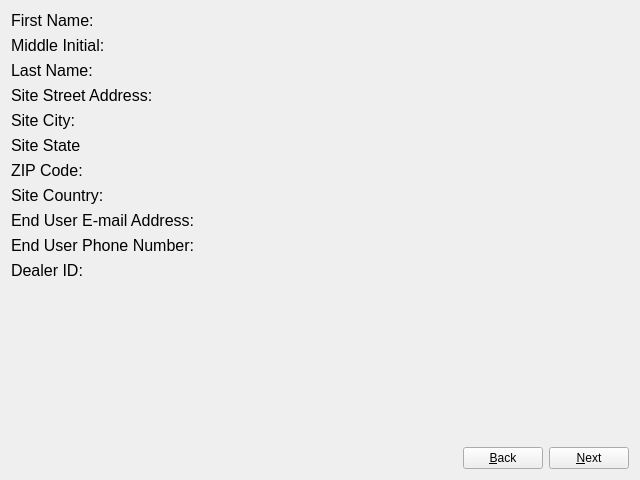
<?xml version="1.0" encoding="UTF-8"?>
<ui version="4.0">
 <class>endUserRegistrationSummaryStep</class>
 <widget class="QWidget" name="endUserRegistrationSummaryStep">
  <property name="geometry">
   <rect>
    <x>0</x>
    <y>0</y>
    <width>640</width>
    <height>480</height>
   </rect>
  </property>
  <property name="sizePolicy">
   <sizepolicy hsizetype="Expanding" vsizetype="Expanding">
    <horstretch>0</horstretch>
    <verstretch>0</verstretch>
   </sizepolicy>
  </property>
  <property name="windowTitle">
   <string>Form</string>
  </property>
  <layout class="QVBoxLayout" name="verticalLayout_2">
   <item>
    <layout class="QVBoxLayout" name="verticalLayout">
     <item>
      <layout class="QHBoxLayout" name="horizontalLayout_2">
       <item>
        <widget class="QLabel" name="label_2">
         <property name="font">
          <font>
           <pointsize>12</pointsize>
          </font>
         </property>
         <property name="text">
          <string>First Name:</string>
         </property>
        </widget>
       </item>
       <item>
        <widget class="QLabel" name="endFirstNameLabel">
         <property name="text">
          <string/>
         </property>
        </widget>
       </item>
      </layout>
     </item>
     <item>
      <layout class="QHBoxLayout" name="horizontalLayout_3">
       <item>
        <widget class="QLabel" name="label">
         <property name="font">
          <font>
           <pointsize>12</pointsize>
          </font>
         </property>
         <property name="text">
          <string>Middle Initial:</string>
         </property>
        </widget>
       </item>
       <item>
        <widget class="QLabel" name="endMiddleInitialLabel">
         <property name="text">
          <string/>
         </property>
        </widget>
       </item>
      </layout>
     </item>
     <item>
      <layout class="QHBoxLayout" name="horizontalLayout_4">
       <item>
        <widget class="QLabel" name="label_4">
         <property name="font">
          <font>
           <pointsize>12</pointsize>
          </font>
         </property>
         <property name="text">
          <string>Last Name:</string>
         </property>
        </widget>
       </item>
       <item>
        <widget class="QLabel" name="endLastNameLabel">
         <property name="text">
          <string/>
         </property>
        </widget>
       </item>
      </layout>
     </item>
     <item>
      <layout class="QHBoxLayout" name="horizontalLayout_5">
       <item>
        <widget class="QLabel" name="label_3">
         <property name="font">
          <font>
           <pointsize>12</pointsize>
          </font>
         </property>
         <property name="text">
          <string>Site Street Address:</string>
         </property>
        </widget>
       </item>
       <item>
        <widget class="QLabel" name="EndSiteStreetAddressLabel">
         <property name="text">
          <string/>
         </property>
        </widget>
       </item>
      </layout>
     </item>
     <item>
      <layout class="QHBoxLayout" name="horizontalLayout_6">
       <item>
        <widget class="QLabel" name="label_7">
         <property name="font">
          <font>
           <pointsize>12</pointsize>
          </font>
         </property>
         <property name="text">
          <string>Site City:</string>
         </property>
        </widget>
       </item>
       <item>
        <widget class="QLabel" name="endSiteCityLabel">
         <property name="text">
          <string/>
         </property>
        </widget>
       </item>
      </layout>
     </item>
     <item>
      <layout class="QHBoxLayout" name="horizontalLayout_7">
       <item>
        <widget class="QLabel" name="label_12">
         <property name="text">
          <string>&lt;html&gt;&lt;head/&gt;&lt;body&gt;&lt;p&gt;&lt;span style=&quot; font-size:12pt;&quot;&gt;Site State&lt;/span&gt;&lt;/p&gt;&lt;/body&gt;&lt;/html&gt;</string>
         </property>
        </widget>
       </item>
       <item>
        <widget class="QLabel" name="endSiteStateLabel">
         <property name="text">
          <string/>
         </property>
        </widget>
       </item>
      </layout>
     </item>
     <item>
      <layout class="QHBoxLayout" name="horizontalLayout_8">
       <item>
        <widget class="QLabel" name="label_13">
         <property name="font">
          <font>
           <pointsize>12</pointsize>
          </font>
         </property>
         <property name="text">
          <string>ZIP Code:</string>
         </property>
        </widget>
       </item>
       <item>
        <widget class="QLabel" name="endZIPCodeLabel">
         <property name="text">
          <string/>
         </property>
        </widget>
       </item>
      </layout>
     </item>
     <item>
      <layout class="QHBoxLayout" name="horizontalLayout_9">
       <item>
        <widget class="QLabel" name="label_15">
         <property name="font">
          <font>
           <pointsize>12</pointsize>
          </font>
         </property>
         <property name="text">
          <string>Site Country:</string>
         </property>
        </widget>
       </item>
       <item>
        <widget class="QLabel" name="endSiteCountryLabel">
         <property name="text">
          <string/>
         </property>
        </widget>
       </item>
      </layout>
     </item>
     <item>
      <layout class="QHBoxLayout" name="horizontalLayout_10">
       <item>
        <widget class="QLabel" name="label_17">
         <property name="font">
          <font>
           <pointsize>12</pointsize>
          </font>
         </property>
         <property name="text">
          <string>End User E-mail Address:</string>
         </property>
        </widget>
       </item>
       <item>
        <widget class="QLabel" name="endUserEmailAddressLabel">
         <property name="text">
          <string/>
         </property>
        </widget>
       </item>
      </layout>
     </item>
     <item>
      <layout class="QHBoxLayout" name="horizontalLayout_11">
       <item>
        <widget class="QLabel" name="label_6">
         <property name="font">
          <font>
           <pointsize>12</pointsize>
          </font>
         </property>
         <property name="text">
          <string>End User Phone Number:</string>
         </property>
        </widget>
       </item>
       <item>
        <widget class="QLabel" name="endUserPhoneNumberLabel">
         <property name="text">
          <string/>
         </property>
        </widget>
       </item>
      </layout>
     </item>
     <item>
      <layout class="QHBoxLayout" name="horizontalLayout_12">
       <item>
        <widget class="QLabel" name="label_14">
         <property name="font">
          <font>
           <pointsize>12</pointsize>
          </font>
         </property>
         <property name="text">
          <string>Dealer ID:</string>
         </property>
        </widget>
       </item>
       <item>
        <widget class="QLabel" name="endDealerIDLabel">
         <property name="text">
          <string/>
         </property>
        </widget>
       </item>
      </layout>
     </item>
     <item>
      <layout class="QHBoxLayout" name="horizontalLayout">
       <item>
        <spacer name="verticalSpacer">
         <property name="orientation">
          <enum>Qt::Vertical</enum>
         </property>
         <property name="sizeHint" stdset="0">
          <size>
           <width>10</width>
           <height>10</height>
          </size>
         </property>
        </spacer>
       </item>
      </layout>
     </item>
     <item>
      <layout class="QGridLayout" name="gridLayout">
       <item row="0" column="1">
        <widget class="QPushButton" name="backButton">
         <property name="text">
          <string>&amp;Back</string>
         </property>
        </widget>
       </item>
       <item row="0" column="0">
        <spacer name="horizontalSpacer">
         <property name="orientation">
          <enum>Qt::Horizontal</enum>
         </property>
         <property name="sizeHint" stdset="0">
          <size>
           <width>40</width>
           <height>20</height>
          </size>
         </property>
        </spacer>
       </item>
       <item row="0" column="2">
        <widget class="QPushButton" name="nextButton">
         <property name="text">
          <string>&amp;Next</string>
         </property>
        </widget>
       </item>
      </layout>
     </item>
    </layout>
   </item>
  </layout>
 </widget>
 <resources/>
 <connections/>
</ui>
